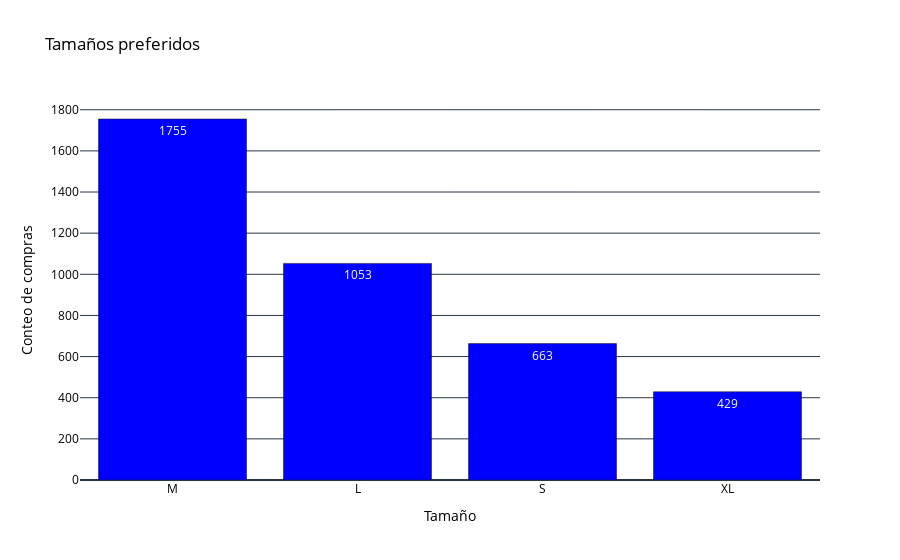

Notebook code for this chart:
### Code cell
# Conteo por tamaños
size_counts = dataset['Size'].value_counts().reset_index()
size_counts.columns = ['Size', 'Count']

fig_sizes = px.bar(
    size_counts,
    x='Size',
    y='Count',
    text='Count',
    title='Tamaños preferidos',
    color_discrete_sequence=['blue']
)
fig_sizes.update_layout(
    template='plotly_dark',
    plot_bgcolor='white',
    paper_bgcolor='white',
    font=dict(color='black'),
    xaxis_title='Tamaño',
    yaxis_title='Conteo de compras'
)
fig_sizes.show()

### Figure 1 — Plotly figure (JSON) as saved in the notebook; plotly's stock layout.template omitted (floating-point values rounded to 4 significant figures)
{"data": [{"alignmentgroup": "True", "hovertemplate": "Size=%{x}<br>Count=%{text}<extra></extra>", "legendgroup": "", "marker": {"color": "blue", "pattern": {"shape": ""}}, "name": "", "offsetgroup": "", "orientation": "v", "showlegend": false, "text": [1755, 1053, 663, 429], "textposition": "auto", "type": "bar", "x": ["M", "L", "S", "XL"], "xaxis": "x", "y": [1755, 1053, 663, 429], "yaxis": "y"}], "layout": {"barmode": "relative", "font": {"color": "black"}, "legend": {"tracegroupgap": 0}, "paper_bgcolor": "white", "plot_bgcolor": "white", "title": {"text": "Tamaños preferidos"}, "xaxis": {"anchor": "y", "domain": [0, 1], "title": {"text": "Tamaño"}}, "yaxis": {"anchor": "x", "domain": [0, 1], "title": {"text": "Conteo de compras"}}}}
